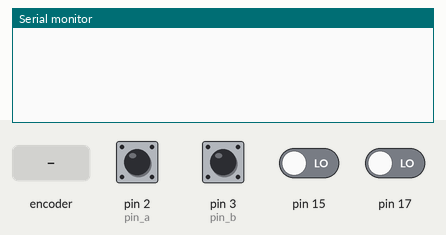
Bench run of a program on a simulated Arduino Leonardo, built with avr-gcc and run on an emulated ATmega32U4. Shown: the last lines printed to the serial monitor. Inputs (shaded band) come from the test bench; at power-on: pin 2 (pin_a), pin 3 (pin_b) HIGH, pin 15, pin 17 LOW.

Above: at 1.2 s.
1.3 s: rotary encoder on pin 2 (pin_a) / pin 3 (pin_b) turned 1 step (first pin leading)
At 2.2 s:
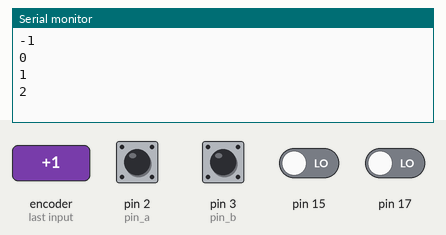
3.0 s: rotary encoder on pin 2 (pin_a) / pin 3 (pin_b) turned 1 step (first pin leading)
At 3.5 s:
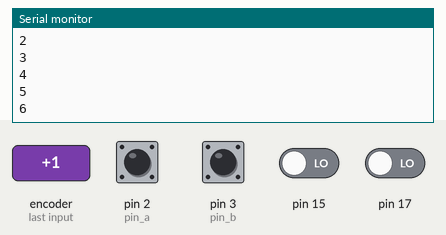
Timing chart, 0 to 6.0 s (numbered marks = the images above; inputs shaded):
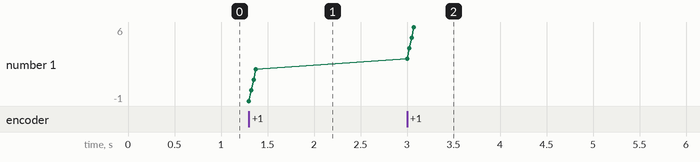

Measured:
- after the input at 1.3 s, the serial monitor: prints a new line at once (image 1)
- after the input at 3.0 s, the serial monitor: prints a new line at once (image 2)
- plotted number 1: 2 → 6 after the input at 3.0 s

The program:

main.cpp
```cpp
#include <Arduino.h>

#include <util/atomic.h>
//rotary encoder sketch for arduino leonardo

#define pin_a 2
#define pin_b 3

static volatile int16_t position, prevposition;
static volatile uint8_t preva, prevb;

#define ca 0 //current a
#define cb 1 //current b
#define pa 2 //past a
#define pb 3 //past b

void update () {
  uint8_t a, b;
  a = (PIND & (1<<PIND0)) >> PIND0;
  b = (PIND & (1<<PIND1)) >> PIND1;
  //noise causes multiple interrupts for same value
  if((a == preva) && (b == prevb)) return;
  uint8_t r = 0;
  if(a) r|= (1<<ca);
  if(b) r|= (1<<cb);
  if(preva) r |= (1<<pa);
  if(prevb) r |= (1<<pb);
  if((r == 2) || (r == 11) || (r == 13) || (r == 4)) position++;
  else if((r==14) || (r==7) || (r ==1) || (r == 8)) position--;
  else return;
  preva = a;
  prevb = b;
 };


 ISR(INT0_vect) {
   update();
 }

 ISR(INT1_vect) {
   update();
 }


 ISR(PCINT0_vect) {

 }


void InitEncoder() {
     // set pin a and b to be input
  pinMode(pin_a, INPUT);
  pinMode(pin_b, INPUT);
    // and turn on pull-up resistors
  digitalWrite(pin_a, HIGH);
  digitalWrite(pin_b, HIGH);
};

void setup() {
  Serial.begin(112500);
  InitEncoder();

  //interruptenable registers
  EICRA |= (1<<ISC10) | (1<<ISC00);
  //EICRB |= (1<<ISC61);
  EIMSK |= (1<<INT0) | (1<<INT1);// | (1<<INT6);
  PCMSK0 |= (1<<PCINT0) | (1<<PCINT1);
  PCICR |= (1<<PCIE0);

  //power down registers
  //SMCR |= (1<<SM2) | (1<<SM1) | (1<<SM0);
  PRR0 |= (1<<PRTWI) | (1<<PRSPI) | (1<<PRADC);
}


void loop()
{
  if(position != prevposition) {
    prevposition = position;

    Serial.println(position);

  }


}
```
